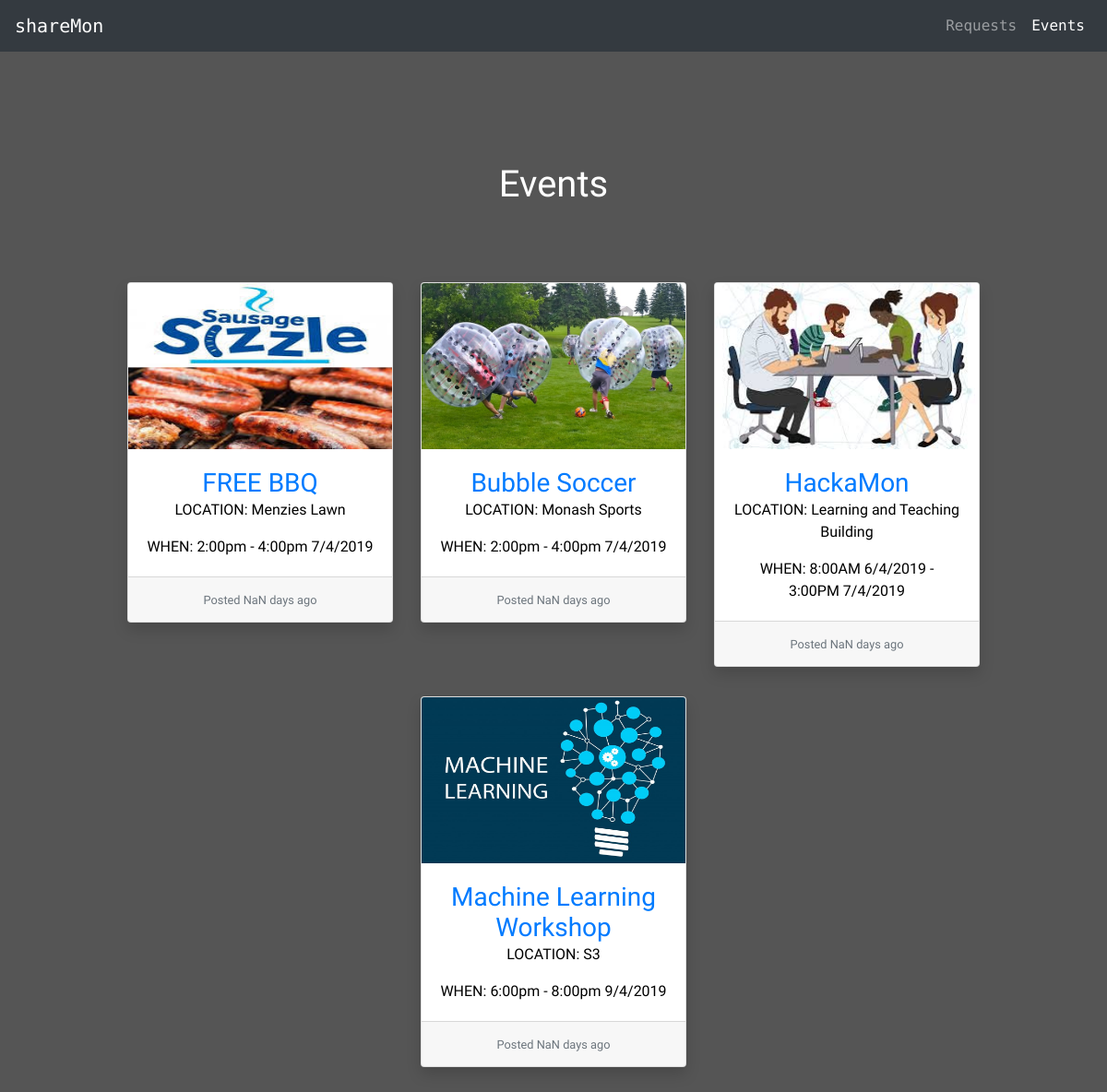
The app's page /post/events/ with its own data.
### requests/models.py (models this page shows, shortened)
class Event(models.Model):
    title = models.CharField(max_length=100)
    body = models.TextField()
    date = models.DateField()
    slug = models.SlugField()
    author = models.ForeignKey(User, on_delete=models.CASCADE, null=True)
    time = models.TimeField()
    location = models.CharField(max_length=100, default = 'Menzies')
    cover = models.ImageField(upload_to='images/', default= 'images/garden-locations-map.jpg')
    when = models.CharField(default="2:00pm - 4:00pm 7/4/2019", max_length=100)

### requests/views.py (the view)
# urls.py: path('events/', views.event_list, name="event_list"),
def event_list(request):
    events = models.Event.objects.all()
    return render(request, "html/event.html", {'events': events})

### requests/templates/html/event.html (shortened to what this page needs)
<!DOCTYPE html>
<html lang="en">
<head>
  <link rel="stylesheet" type="text/css" href="/static/request.css" />
  <link rel="stylesheet" type="text/css" href="/static/navbar.css" />
  <link rel="stylesheet" href="https://stackpath.bootstrapcdn.com/bootstrap/4.3.1/css/bootstrap.min.css">
</head>
<body class="pt-5">
<nav class="navbar navbar-style navbar-dark navbar-expand-md bg-dark fixed-top justify-content-center">
	<a href="{% url 'list' %}" class="navbar-brand d-flex w-50 mr-auto">shareMon</a>
	<div class="collapse navbar-collapse w-100" id="collapsingNavbar3">
		<ul class="nav navbar-nav ml-auto w-100 justify-content-end">
			<li class="nav-item">
				<a class="nav-link" href="{% url 'list' %}">Requests</a>
			</li>
			<li class="nav-item active">
				<a class="nav-link" href="{% url 'event_list' %}">Events</a>
			</li>
		</ul>
	</div>
</nav>
<div class="request-container">
		<h1>Events</h1>
		<div class="d-flex justify-content-center card-deck text-center">
			{% for event in events %}
				<div id="{{ forloop.counter0 }}">
					<div class="card shadow bg-white rounded" style="width: 18rem;">
						<img class="card-img-top" alt="Image cap [100%x180]" style="height: 180px; width: 100%; display: block;" src="{{event.cover.url}}" data-holder-rendered="true">
						<div class="card-body">
							<a class="card-title h3" href="{% url 'event_detail' slug=event.slug %}">{{event.title}}</a>
							<p class="card-text">LOCATION: {{event.location}}</p>
							<p class="card-text">WHEN: {{event.when}}</p>
						</div>
						<div class="card-footer"><small class="text-muted time-ago">{{event.date}} | {{event.time}}</small></div>
					</div>
				</div>
			{% endfor %}
		</div>
</div>
</body>
</html>

### assets/request.css (style rules this page uses)
.request-container { background-color: #555; color: white; font-family: 'Ubuntu', sans-serif; padding: 128px 64px; text-align: center; }
.request-container h1 { margin-bottom: 50px; }
.card { color: black; margin: 32px 32px; }
.card a { text-decoration: none; }

### assets/navbar.css (style rules this page uses)
body { overflow-wrap: break-word; }
.navbar-style { font-family: 'Ubuntu Mono', monospace; }

### records on screen
Event: cover (picture), title "FREE BBQ", location "Menzies Lawn", when "2:00pm - 4:00pm 7/4/2019"
Event: cover (picture), title "Bubble Soccer", location "Monash Sports", when "2:00pm - 4:00pm 7/4/2019"
Event: cover (picture), title "HackaMon", location "Learning and Teaching Building", when "8:00AM 6/4/2019 - 3:00PM 7/4/2019"
Event: cover (picture), title "Machine Learning Workshop", location "S3", when "6:00pm - 8:00pm 9/4/2019"
